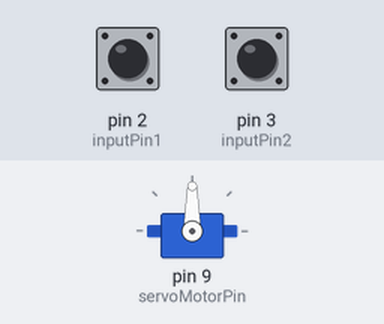
Simulated run of this sketch. Board: Arduino Uno, built with avr-gcc and run on an emulated ATmega328P. Parts: servo. The inputs (shaded band) are chosen by the test bench; at power-on: pin 2 (inputPin1) HIGH, pin 3 (inputPin2) HIGH.

Above: at 1.2 s.
1.3 s: pin 2 (inputPin1) pulled LOW for 0.15 s
At 2.5 s:
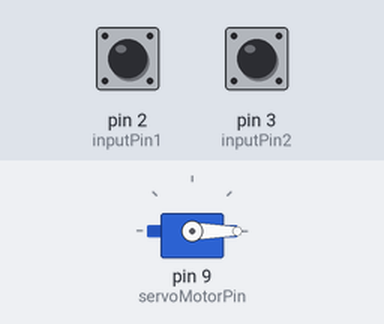
2.9 s: pin 3 (inputPin2) pulled LOW for 0.15 s
At 3.8 s:
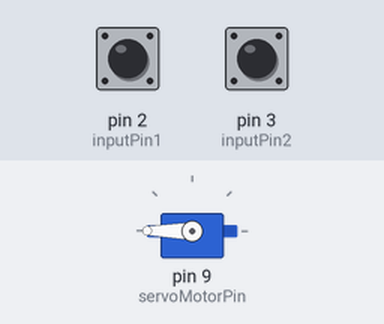
4.5 s: pin 2 (inputPin1) pulled LOW for 1 s
At 5.1 s:
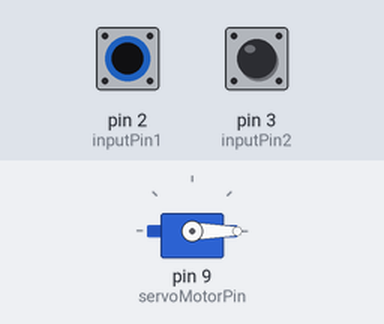
7.0 s: pin 3 (inputPin2) pulled LOW for 1 s
At 8.2 s:
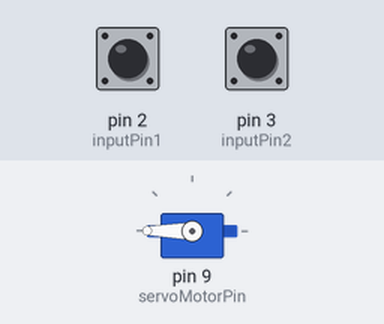
Timing chart, 0 to 10.0 s (numbered marks = the images above; inputs shaded):
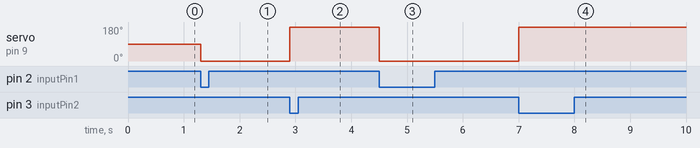

The sketch:

AR14_servo_motor.ino
```cpp
/*
 예제 7.2
 서보모터 구동
*/

// 서보모터 라이브러리 불러오기
#include <Servo.h>

// 서보모터 이름 설정
Servo motor1;

// 서보 모터 신호핀 설정
int servoMotorPin = 9;
 const int inputPin1 = 2;
 const int inputPin2 = 3;
// 포텐쇼미터 핀 설정
int potentioMeterPin = 0;


// 모터 각도 변수 설정
int motorAngle;
int motorAngleOld;

void setup() {
   pinMode(inputPin1, INPUT_PULLUP);
  pinMode(inputPin2, INPUT_PULLUP);
  // 서보모터 설정. 0.6ms 부터 2.4ms 범위로 설정
  motor1.attach(servoMotorPin,600,2400);

  // 시리얼 통신 설정
  Serial.begin(9600);
}

void loop(){
   int swInput1 = digitalRead(inputPin1);
  int swInput2 = digitalRead(inputPin2);

  if(swInput1 == LOW)
   {
  motor1.write(0);
   }
  else if(swInput2 == LOW)
   {
    motor1.write(270);

   }
  // 포텐쇼미터 값을 읽어옴
    //int potentioMeter = analogRead(potentioMeterPin);

  // 포텐쇼미터 값을 모터 각도로 변환한다
   //motorAngle = map(potentioMeter, 0, 1023, 0, 180);

  // 모터에 각도값을 전달한다
   // motor1.write(motorAngle);

  // 이전각도와 현재 각도가 같지 않으면 시리얼 모니터에 각도를 출력한다.
  if(motorAngle != motorAngleOld){
    Serial.print("Servo Motor Angle is: ");
    Serial.println(motorAngle);
  }

  // 현재의 모터 각도를 저장한다.
  motorAngleOld = motorAngle;

  delay(100);

}
```

Measured:
- after the input at 1.3 s, servo on pin 9 (servoMotorPin): 90° → 0° at once
- after the input at 2.9 s, servo on pin 9 (servoMotorPin): 0° → 180° at once
- after the input at 4.5 s, servo on pin 9 (servoMotorPin): 180° → 0° at once
- after the input at 7.0 s, servo on pin 9 (servoMotorPin): 0° → 180° at once
